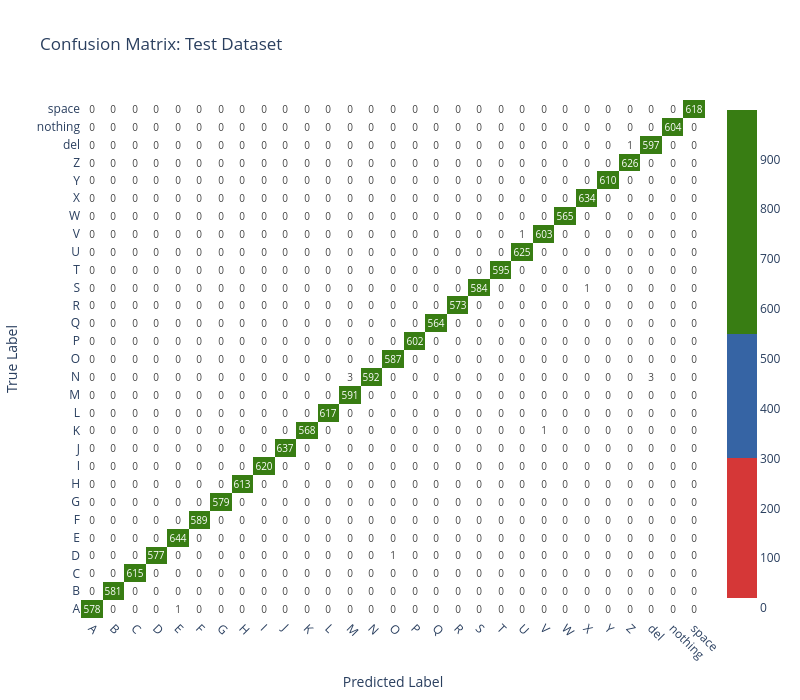

The cell this chart's notebook holds for it:
### Code cell
test_model(loaded_model)

### Figure 1 — Plotly figure (JSON) as saved in the notebook; plotly's stock layout.template omitted (floating-point values rounded to 4 significant figures; data arrays with more than 128 entries replaced by an {"elided": "..."} marker saying what was removed)
{"data": [{"colorscale": [[0, "#ffffff"], [0.02002, "#ffffff"], [0.02002, "#d53737"], [0.3003, "#d53737"], [0.3003, "#3664a4"], [0.5506, "#3664a4"], [0.5506, "#387d13"], [1, "#387d13"]], "hovertemplate": "True: %{y}<br>Predicted: %{x}<br>Count: %{z}<extra></extra>", "text": {"elided": "29x29 int values"}, "textfont": {"size": 10}, "texttemplate": "%{text}", "type": "heatmap", "x": ["A", "B", "C", "D", "E", "F", "G", "H", "I", "J", "K", "L", "M", "N", "O", "P", "Q", "R", "S", "T", "U", "V", "W", "X", "Y", "Z", "del", "nothing", "space"], "y": ["A", "B", "C", "D", "E", "F", "G", "H", "I", "J", "K", "L", "M", "N", "O", "P", "Q", "R", "S", "T", "U", "V", "W", "X", "Y", "Z", "del", "nothing", "space"], "z": {"elided": "29x29 int values"}, "zmax": 999, "zmin": 0}], "layout": {"height": 700, "title": {"text": "Confusion Matrix: Test Dataset"}, "width": 800, "xaxis": {"tickangle": 45, "title": {"text": "Predicted Label"}}, "yaxis": {"title": {"text": "True Label"}}}}
